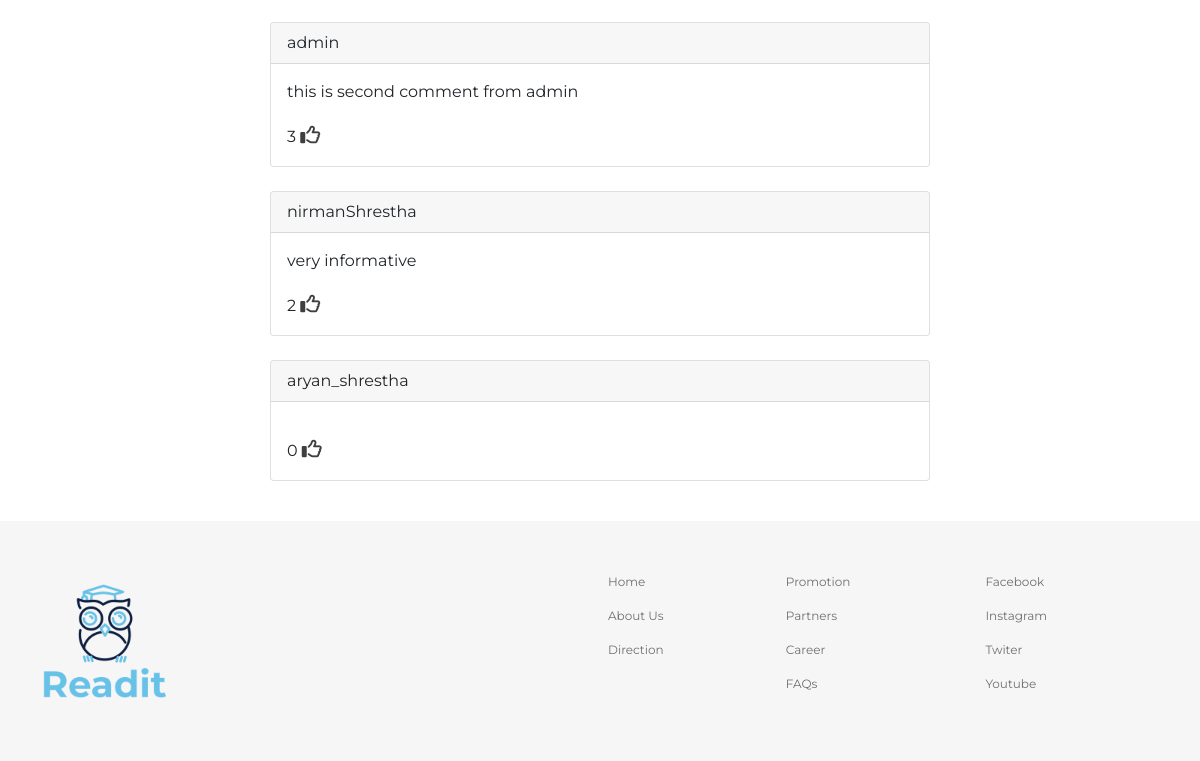
Page /article/2022_Honda_Civic_ adds_wireless_connections_for_CarPlay_Android_Auto/ (lower part) on the earlier database version.
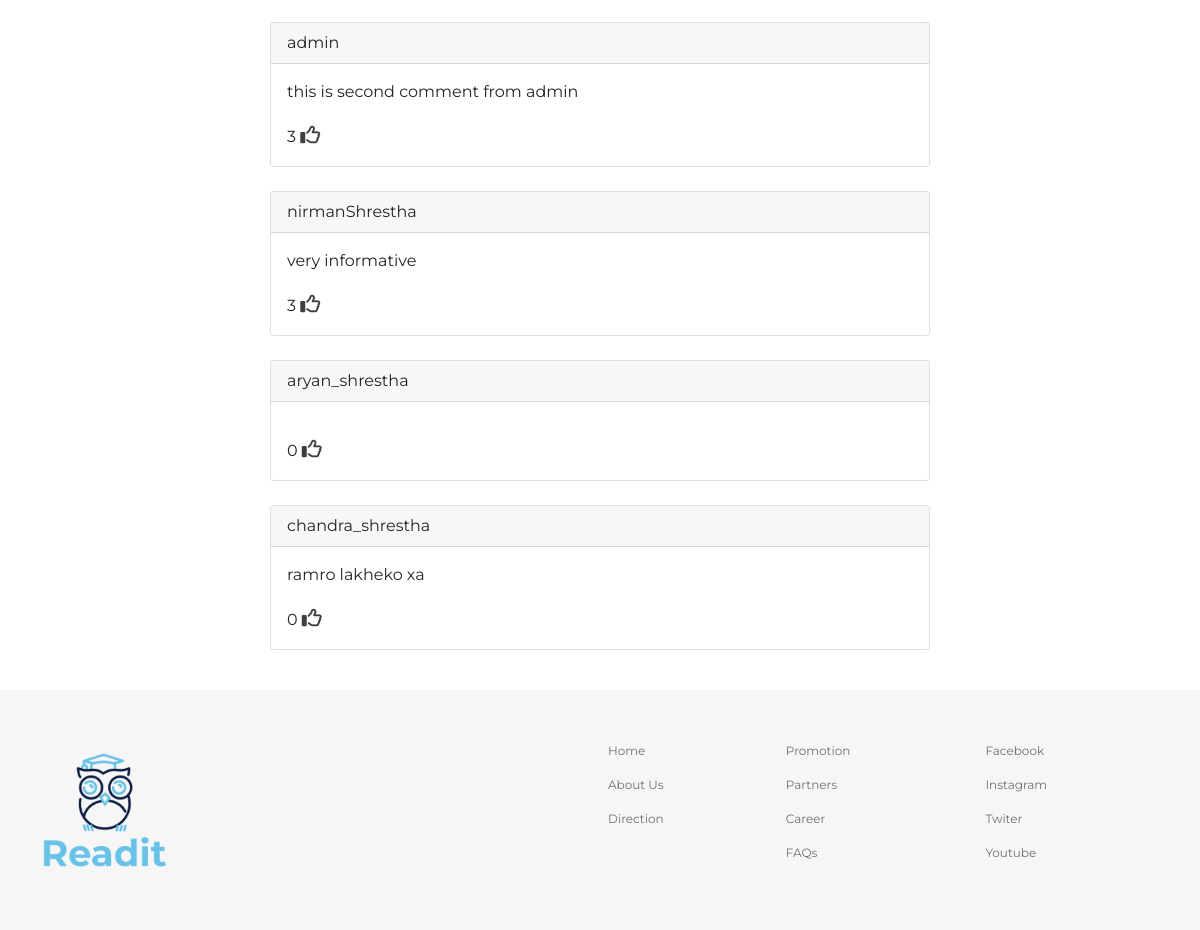
Same page on the later database version.
### blog/models.py (models this page shows, shortened)
class Comment(models.Model):
    author = models.ForeignKey(User, null=True, blank=True, on_delete=models.CASCADE)
    post = models.ForeignKey(Post, null=True, blank=True, on_delete=models.CASCADE)
    comment_text = models.CharField(max_length=200)
    like = models.IntegerField(default=0, null=True, blank=True)
    def total_likes(self):
        likes = self.likes_set.all()
        total_likes = likes.count()
        return total_likes

### blog/views.py (the view)
# urls.py: path('article/<str:slang>/', views.article, name='article'),
def article(request, slang):
    post = get_object_or_404(Post, slang=slang)
    post_id=post.id
    date_created = post.date_created
    comments = Comment.objects.filter(post=post_id)
    context = {
        'date_created': date_created,
        'post': post,
        'comments': comments,
    }
    return render(request, 'blog/content.html', context)

### blog/templates/blog/content.html (shortened to what this page needs)
{% extends 'blog/main.html'%}
{% load static %}
{% block content %}
    <section class="main-container">
        <div class="comments-container">
            {% for comment in comments %}
            <div class="card" style="margin-top:3vh">
                <div class="card-header">
                    {{comment.author}}
                </div>
                <div class="card-body">
                    <p class="card-text">{{comment.comment_text}}</p>
                    <span>{{comment.total_likes}}</span>
                    <a data-commentid={{comment.id}}  style="color: #3f3f3f; font-size: 20px; cursor: pointer;" class="likeBtn"><i class="far fa-thumbs-up"></i></a>
                </div>
            </div>
            {% endfor %}
        </div>
    </section>
{% endblock %}

Differences in the rows shown:
computed for Comment "very informative": total_likes "2" → "3"
added Comment: author "chandra_shrestha", comment_text "ramro lakheko xa", total_likes "0"
